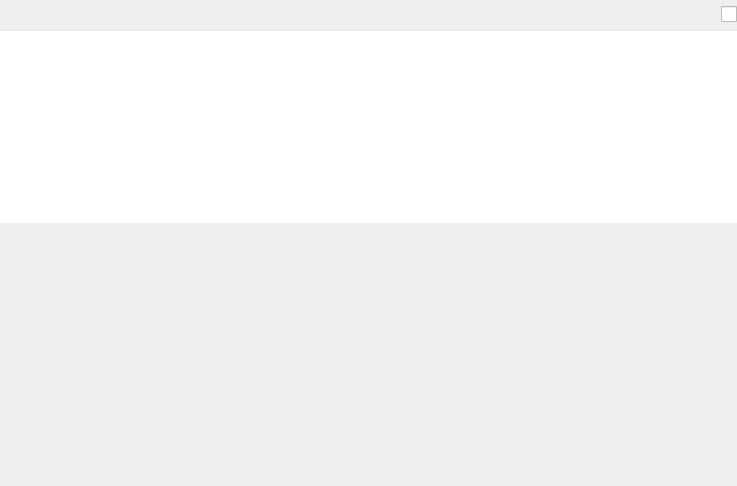
<?xml version="1.0" encoding="UTF-8"?>
<ui version="4.0">
 <class>AlgorithmRunnerItem</class>
 <widget class="QWidget" name="AlgorithmRunnerItem">
  <property name="geometry">
   <rect>
    <x>0</x>
    <y>0</y>
    <width>737</width>
    <height>486</height>
   </rect>
  </property>
  <property name="sizePolicy">
   <sizepolicy hsizetype="Preferred" vsizetype="Maximum">
    <horstretch>0</horstretch>
    <verstretch>0</verstretch>
   </sizepolicy>
  </property>
  <property name="styleSheet">
   <string notr="true">#algFrame {
  border-top: 0px solid red;
  border-left: 0px solid red;
  border-right: 0px solid red;
  border-bottom: 1px solid #E5E5E5;
}</string>
  </property>
  <layout class="QVBoxLayout" name="verticalLayout">
   <property name="spacing">
    <number>0</number>
   </property>
   <property name="margin">
    <number>0</number>
   </property>
   <item>
    <widget class="QFrame" name="algFrame">
     <property name="sizePolicy">
      <sizepolicy hsizetype="Preferred" vsizetype="Maximum">
       <horstretch>0</horstretch>
       <verstretch>0</verstretch>
      </sizepolicy>
     </property>
     <layout class="QHBoxLayout" name="horizontalLayout_2">
      <property name="spacing">
       <number>2</number>
      </property>
      <property name="leftMargin">
       <number>0</number>
      </property>
      <property name="topMargin">
       <number>0</number>
      </property>
      <property name="rightMargin">
       <number>0</number>
      </property>
      <property name="bottomMargin">
       <number>2</number>
      </property>
      <item>
       <widget class="QPushButton" name="settingsButton">
        <property name="minimumSize">
         <size>
          <width>28</width>
          <height>28</height>
         </size>
        </property>
        <property name="maximumSize">
         <size>
          <width>28</width>
          <height>28</height>
         </size>
        </property>
        <property name="toolTip">
         <string>Show/Hide algorithm settings</string>
        </property>
        <property name="text">
         <string/>
        </property>
        <property name="icon">
         <iconset>
          <normaloff>:/talipot/graphperspective/icons/16/preferences-other.png</normaloff>:/talipot/graphperspective/icons/16/preferences-other.png</iconset>
        </property>
        <property name="checkable">
         <bool>true</bool>
        </property>
        <property name="flat">
         <bool>true</bool>
        </property>
       </widget>
      </item>
      <item>
       <widget class="QPushButton" name="playButton">
        <property name="sizePolicy">
         <sizepolicy hsizetype="Expanding" vsizetype="Preferred">
          <horstretch>0</horstretch>
          <verstretch>0</verstretch>
         </sizepolicy>
        </property>
        <property name="icon">
         <iconset>
          <normaloff>:/talipot/gui/icons/22/start.png</normaloff>:/talipot/gui/icons/22/start.png</iconset>
        </property>
        <property name="iconSize">
         <size>
          <width>16</width>
          <height>16</height>
         </size>
        </property>
        <property name="flat">
         <bool>true</bool>
        </property>
       </widget>
      </item>
      <item>
       <widget class="QLabel" name="languageLabel">
        <property name="minimumSize">
         <size>
          <width>16</width>
          <height>28</height>
         </size>
        </property>
        <property name="maximumSize">
         <size>
          <width>16</width>
          <height>28</height>
         </size>
        </property>
        <property name="text">
         <string/>
        </property>
        <property name="alignment">
         <set>Qt::AlignCenter</set>
        </property>
       </widget>
      </item>
      <item>
       <widget class="QCheckBox" name="favoriteCheck">
        <property name="sizePolicy">
         <sizepolicy hsizetype="Maximum" vsizetype="Fixed">
          <horstretch>0</horstretch>
          <verstretch>0</verstretch>
         </sizepolicy>
        </property>
        <property name="minimumSize">
         <size>
          <width>16</width>
          <height>28</height>
         </size>
        </property>
        <property name="maximumSize">
         <size>
          <width>16</width>
          <height>28</height>
         </size>
        </property>
        <property name="toolTip">
         <string>Add to Favorites</string>
        </property>
        <property name="styleSheet">
         <string notr="true">QCheckBox {
spacing: 0px;
}
QCheckBox::indicator {
width: 16px;
height: 16px;
}
QCheckBox::indicator:unchecked {
image: url(:/talipot/graphperspective/icons/16/favorite-empty.png);
}
QCheckBox::indicator:unchecked:hover {
image: url(:/talipot/graphperspective/icons/16/favorite.png);
}
QCheckBox::indicator:checked {
image: url(:/talipot/graphperspective/icons/16/favorite.png);
}
QCheckBox::indicator:checked:hover {
image: url(:/talipot/graphperspective/icons/16/favorite-empty.png);
}</string>
        </property>
       </widget>
      </item>
     </layout>
    </widget>
   </item>
   <item>
    <widget class="QTableView" name="parameters">
     <property name="sizePolicy">
      <sizepolicy hsizetype="Expanding" vsizetype="Maximum">
       <horstretch>0</horstretch>
       <verstretch>0</verstretch>
      </sizepolicy>
     </property>
     <property name="styleSheet">
      <string notr="true">QHeaderView::section {
background-color: white;
color: black;
padding-left: 4px;
padding-right: 4px;
margin-bottom: -1px;
border: 1px solid #C9C9C9;
border-bottom: 0px;
font: bold;
}
QHeaderView {
background-color: white;
font: bold 12px;
}
QTableView {
background-color: white;
font: 12px;
}
</string>
     </property>
     <property name="frameShape">
      <enum>QFrame::NoFrame</enum>
     </property>
     <property name="editTriggers">
      <set>QAbstractItemView::AllEditTriggers</set>
     </property>
     <property name="showDropIndicator" stdset="0">
      <bool>false</bool>
     </property>
     <property name="dragDropOverwriteMode">
      <bool>false</bool>
     </property>
     <attribute name="horizontalHeaderVisible">
      <bool>false</bool>
     </attribute>
     <attribute name="horizontalHeaderStretchLastSection">
      <bool>true</bool>
     </attribute>
     <attribute name="verticalHeaderDefaultSectionSize">
      <number>27</number>
     </attribute>
    </widget>
   </item>
   <item>
    <spacer name="verticalSpacer">
     <property name="orientation">
      <enum>Qt::Vertical</enum>
     </property>
     <property name="sizeHint" stdset="0">
      <size>
       <width>0</width>
       <height>0</height>
      </size>
     </property>
    </spacer>
   </item>
  </layout>
 </widget>
 <resources/>
 <connections>
  <connection>
   <sender>playButton</sender>
   <signal>clicked(bool)</signal>
   <receiver>AlgorithmRunnerItem</receiver>
   <slot>run()</slot>
   <hints>
    <hint type="sourcelabel">
     <x>13</x>
     <y>13</y>
    </hint>
    <hint type="destinationlabel">
     <x>369</x>
     <y>233</y>
    </hint>
   </hints>
  </connection>
  <connection>
   <sender>settingsButton</sender>
   <signal>toggled(bool)</signal>
   <receiver>parameters</receiver>
   <slot>setVisible(bool)</slot>
   <hints>
    <hint type="sourcelabel">
     <x>41</x>
     <y>13</y>
    </hint>
    <hint type="destinationlabel">
     <x>369</x>
     <y>140</y>
    </hint>
   </hints>
  </connection>
  <connection>
   <sender>settingsButton</sender>
   <signal>toggled(bool)</signal>
   <receiver>AlgorithmRunnerItem</receiver>
   <slot>initModel()</slot>
   <hints>
    <hint type="sourcelabel">
     <x>41</x>
     <y>13</y>
    </hint>
    <hint type="destinationlabel">
     <x>369</x>
     <y>243</y>
    </hint>
   </hints>
  </connection>
 </connections>
 <slots>
  <signal>favorized(bool)</signal>
  <slot>run()</slot>
  <slot>initModel()</slot>
 </slots>
</ui>
